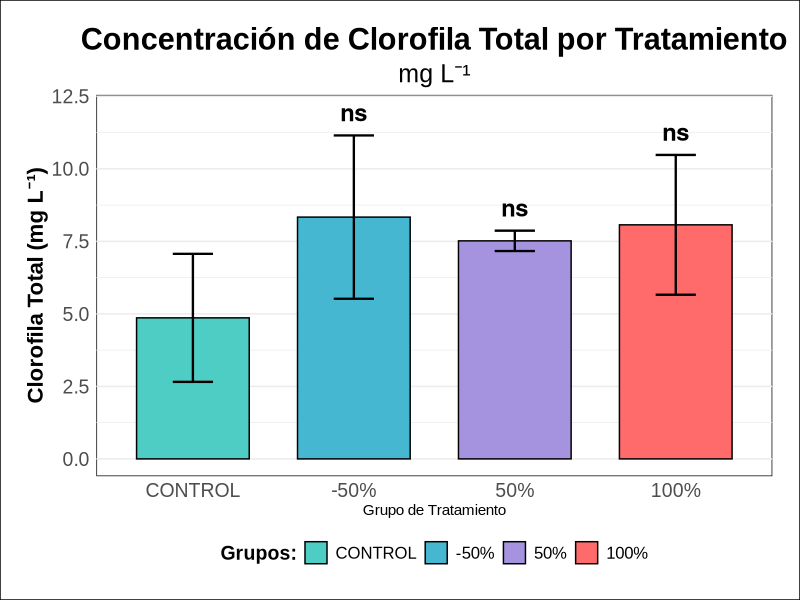
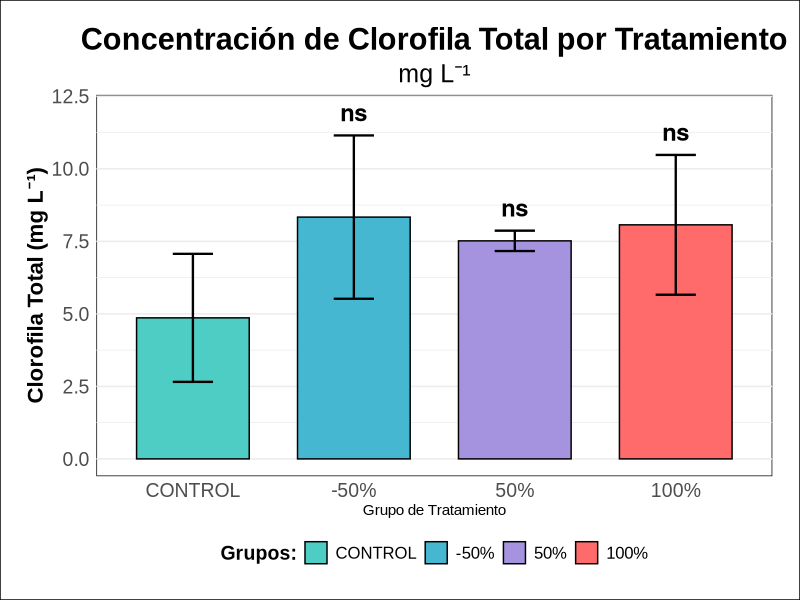

These figures' R source, in order:
# ==========================================================================
# Concentración de clorofilas por tratamiento
# ==========================================================================
# Autor: Dr. José Juan Torres Martínez
# Docente de Ciencias Químicas
# Universidad Autónoma de San Luis Potosí (UASLP)
# México
#
# Material académico para estudiantes
#
# Descripción: Análisis estadístico (prueba de Dunnett) y gráfico de la concentración de clorofilas por tratamiento.
# ==========================================================================


# 1. CARGAR PAQUETES Y DATOS
# ----------------------------------
library(tidyverse)
library(multcomp)
library(ggtext)

# Nuevos datos de clorofila calculando la media de las repeticiones
datos_clorofila <- data.frame(
  Grupo = factor(rep(c("-50%", "CONTROL", "50%", "100%"), each = 3), levels = c("CONTROL", "-50%", "50%", "100%")),
  Repetición = factor(rep(1:3, 4)),
  Clorofila_Total = c(5.205627, 10.661413, 9.143213,
                      5.743707, 6.494213, 2.351240,
                      7.868960, 7.517687, 7.166447,
                      5.298240, 9.244453, 9.668360)
)

# ----------------------------------
# 2. ANÁLISIS ESTADÍSTICO
# ----------------------------------
dunnett_resultados <- datos_clorofila %>%
  group_by(NULL) %>% # No agrupamos por días
  group_modify(~ {
    .x$Grupo <- relevel(.x$Grupo, ref = "CONTROL")
    modelo <- aov(Clorofila_Total ~ Grupo, data = .x)
    dunnett <- glht(modelo, linfct = mcp(Grupo = "Dunnett"))
    resumen <- summary(dunnett)
    
    data.frame(
      contrast = names(coef(dunnett)),
      estimate = as.numeric(coef(dunnett)),
      p.value = as.numeric(resumen$test$pvalues),
      stringsAsFactors = FALSE
    )
  }) %>%
  ungroup() %>%
  mutate(
    contrast = str_remove(contrast, " - CONTROL"),
    p.adj = p.value,
    p.adj.signif = case_when(
      p.adj > 0.05 ~ "ns",
      p.adj <= 0.05 & p.adj > 0.01 ~ "*",
      p.adj <= 0.01 & p.adj > 0.001 ~ "**",
      p.adj <= 0.001 ~ "***"
    )
  )

# Preparar datos para gráfico
datos_resumen_clorofila <- datos_clorofila %>%
  group_by(Grupo) %>%
  summarise(
    Media_Clorofila = mean(Clorofila_Total),
    DE_Clorofila = sd(Clorofila_Total),
    n = n(),
    .groups = "drop"
  )

resultados_grafico <- datos_resumen_clorofila %>%
  filter(Grupo != "CONTROL") %>%
  left_join(dunnett_resultados, by = c("Grupo" = "contrast")) %>%
  mutate(y.position = Media_Clorofila + DE_Clorofila + 0.8)

# ----------------------------------
# 3. GRÁFICO CON LEYENDA
# ----------------------------------
grafico_final_leyenda <- ggplot(datos_resumen_clorofila, aes(x = Grupo, y = Media_Clorofila, fill = Grupo)) +
  geom_bar(stat = "identity", color = "black", position = position_dodge(), width = 0.7) +
  geom_errorbar(aes(ymin = Media_Clorofila - DE_Clorofila,
                    ymax = Media_Clorofila + DE_Clorofila),
                width = 0.25,
                position = position_dodge(0.7),
                size = 0.8) +
  scale_fill_manual(values = c("CONTROL" = "#4ECDC4",
                               "-50%" = "#45B7D1",
                               "50%" = "#A593E0",
                               "100%" = "#FF6B6B"),
                    name = "Grupos:") +
  geom_text(data = resultados_grafico %>% filter(!is.na(p.adj.signif)),
            aes(x = Grupo, y = y.position, label = p.adj.signif),
            size = 6, fontface = "bold", color = "black",
            position = position_dodge(width = 0.7)) +
  labs(
    title = "Concentración de Clorofila Total por Tratamiento",
    subtitle = "mg L⁻¹",
    x = "Grupo de Tratamiento",
    y = "Clorofila Total (mg L⁻¹)"
  ) +
  theme_minimal() +
  theme(
    text = element_text(family = "Arial"),
    plot.background = element_rect(fill = "white"),
    panel.background = element_rect(fill = "white"),
    plot.title = element_text(face = "bold", hjust = 0.5, size = 22),
    plot.subtitle = element_text(hjust = 0.5, size = 18),
    axis.title.y = element_text(face = "bold", size = 16),
    axis.text.x = element_text(size = 14),
    axis.text.y = element_text(size = 14),
    legend.position = "bottom",
    legend.title = element_text(face = "bold", size = 14),
    legend.text = element_text(size = 12),
    panel.grid.major.x = element_blank(),
    panel.grid.minor.x = element_blank(),
    plot.margin = margin(20, 20, 20, 20),
    strip.background = element_rect(fill = "lightgray")
  )

# Mostrar gráfico
print(grafico_final_leyenda)

# Exportar en alta calidad
ggsave("clorofila_tratamientos.png", plot = grafico_final_leyenda,
       dpi = 300, bg = "white",
       width = 10, height = 6, units = "in")

# --------------------------------------------------------------------------
# Interpretación: Concentración de Clorofila Total por Tratamiento
# --------------------------------------------------------------------------
# - Eje X: Grupo de Tratamiento (CONTROL, -50%, 50% y 100%). Es una variable
#   categórica, sin unidades: cada barra es un tratamiento distinto, no una cantidad
#   que aumente de izquierda a derecha.
# - Eje Y: Clorofila Total, en miligramos por litro (mg L⁻¹). La altura de cada
#   barra es la media de las 3 repeticiones de ese tratamiento. La línea vertical
#   que cruza cada barra es la barra de error: muestra la desviación estándar (DE),
#   es decir, cuánto variaron las repeticiones alrededor de la media. También está
#   en mg L⁻¹, igual que el eje Y.
# - Lo que se aprecia: las cuatro barras están en un rango parecido, entre aprox.
#   4.86 y 8.34 mg L⁻¹. La más baja es el CONTROL (media de aprox. 4.86 mg L⁻¹) y
#   la más alta es el tratamiento -50% (aprox. 8.34 mg L⁻¹), seguida del 100%
#   (aprox. 8.07 mg L⁻¹) y del 50% (aprox. 7.52 mg L⁻¹). Es decir, en promedio los
#   tres tratamientos quedaron por encima del control, pero las barras de error son
#   anchas, sobre todo en el CONTROL y en -50%, lo que indica mucha variación entre
#   las repeticiones de un mismo tratamiento.
# - Qué significa: en promedio los tratamientos acumularon más clorofila total que
#   el control, pero la variación entre repeticiones es grande, así que la media
#   sola no basta para concluir. Hay que mirar los símbolos sobre cada barra, que
#   son el resultado de la prueba de Dunnett, que compara cada tratamiento contra el
#   CONTROL (ns = sin diferencia significativa, p > 0.05; * p ≤ 0.05; ** p ≤ 0.01;
#   *** p ≤ 0.001).

# --------------------------------------------------------------------------
# Qué aprendimos
# --------------------------------------------------------------------------
# - Cómo leer un gráfico de barras con media y desviación estándar: la altura de la
#   barra es el promedio de las repeticiones y la barra de error indica cuánto se
#   dispersaron esas repeticiones.
# - Que el eje X puede ser categórico (tratamientos) y no tener unidades, mientras
#   que el eje Y sí las tiene: aquí, miligramos por litro (mg L⁻¹).
# - Que dos barras con medias distintas no siempre son estadísticamente distintas:
#   por eso se usa la prueba de Dunnett para comparar cada tratamiento contra el
#   control antes de sacar conclusiones.
# - Que los tres tratamientos quedaron en promedio por encima del control en clorofila
#   total (el más alto fue -50%, aprox. 8.34 mg L⁻¹, y el control el más bajo, aprox.
#   4.86 mg L⁻¹), y que los símbolos sobre las barras indican si cada tratamiento
#   difiere del control según la prueba de Dunnett.
